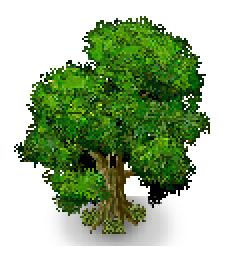
#> input picture experiments/route_b_25d_20261031_stage16/A36G_R4_R3_6REGIONS_20261104/SOURCE_INDEPENDENT_RGBA/A36F_DENSE_TREE_007_RGBA.png, 117 x 129 px (shown 2 times larger)
$ python -i build_tb_monster.py   (imports and definitions only)
#> lines starting #> are read from the running program, lines starting #| are printed output that depends on the picture
#> further down, picture is the input picture: PIL image 117x129 RGBA; mean R, G, B, A 21.1, 42.3, 6.5, 116.2
#!/usr/bin/env python3
"""T-B source-locked candidate builder. Private image inputs; outputs remain private.

Important: This is a deterministic, procedural fallback, NOT a PixelLab API generation.
It uses existing PMD0001/0002/0003 user-sourced art and historical PMD0001
PixelLab 3-frame Waiting sheet. Does NOT rewrite PMD's native XML or atlases.
"""
from __future__ import annotations
import argparse, hashlib, json, math
from pathlib import Path
from PIL import Image, ImageDraw, ImageOps

SOURCE_NAMES = {
    "PMD0001": "PMD0001_SOURCE_CONCEPT128.png",
    "PMD0002": "PMD0002_SOURCE_CONCEPT128.png",
    "PMD0003": "CONCEPT_REFERENCE_PMD0003_128.png",
}
SRC_DRIVE = {
    "PMD0001": "1uW0MbruUOHjKu7f_coEr1ebuUQFnucdh",
    "PMD0002": "1xw11JS2wR1tjxi-q2tb1DZeU1bQNUdb7",
    "PMD0003": "1p3CFtpD2lpLNQmweFL1goZwV4xF0lgYO",
    "PMD0001_HISTORICAL_IDLE": "1An7EAOsy32v8bPuWr6YbOZSjEIvPV7EE",
}
FRAME = 64
SOURCE_SCALE = .48   # same world scale throughout the family
FOOT = 59


def sha(path): return hashlib.sha256(Path(path).read_bytes()).hexdigest()


def fit_existing(source: Image.Image, *, source_scale=SOURCE_SCALE, foot=FOOT, dx=0, dy=0):
#> called with source_scale = 0.48, foot = 59, dx = 0, dy = 0
    source = source.convert('RGBA')
    cropbox = source.getbbox()
#> cropbox = (7, 8, 105, 123)
    if not cropbox: raise ValueError('Empty source alpha')
    crop = source.crop(cropbox)
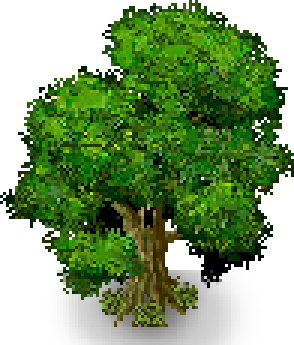
#> crop: PIL image 98x115 RGBA (shown 3 times larger); mean R, G, B, A 28.3, 56.7, 8.8, 155.6; transparent parts drawn white
    w, h = round(crop.width*source_scale), round(crop.height*source_scale)
#> w = 47; h = 55
    if max(w, h)>FRAME-4: raise ValueError('Source will not fit; never silently crop: '+str((w,h)))
    crop = crop.resize((w,h), Image.Resampling.NEAREST)
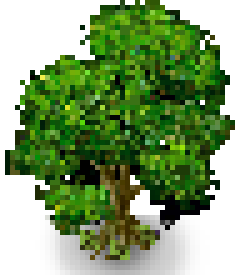
#> crop: PIL image 47x55 RGBA (shown 5 times larger); mean R, G, B, A 29.2, 57.9, 9.1, 156.9; transparent parts drawn white
    out = Image.new('RGBA', (FRAME,FRAME))
#> out: PIL image 64x64 RGBA; every value is 0
    x = (FRAME-w)//2+dx
#> x = 8
    y = foot-h+dy
#> y = 4
    if x<2 or y<2 or x+w>FRAME-2 or y+h>FRAME-2:
        raise ValueError(f'CROP_BLOCKER bbox={(x,y,x+w,y+h)}')
    out.alpha_composite(crop,(x,y))
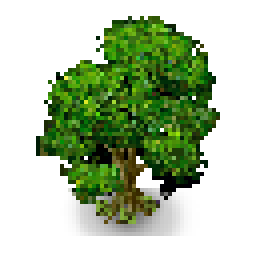
#> out: PIL image 64x64 RGBA (shown 4 times larger); mean R, G, B, A 18.5, 36.5, 5.7, 99; transparent parts drawn white
    return out


def anchor_bbox(im):
    a=im.getchannel('A')
    return a.getbbox()


# [136 lines left out: functions atlas, body_pose, add_lava_bolt, attack_frames, idle_frames, make_preview and 1 more, not called in this run]


# [7 lines not run here, left out]

>>> from PIL import Image
>>> picture = Image.open('../../../experiments/route_b_25d_20261031_stage16/A36G_R4_R3_6REGIONS_20261104/SOURCE_INDEPENDENT_RGBA/A36F_DENSE_TREE_007_RGBA.png')
>>> result = fit_existing(picture)

$ run again, on experiments/route_b_25d_20261031_stage16/A36G_R4_R3_6REGIONS_20261104/SOURCE_INDEPENDENT_RGBA/A36F_DENSE_TREE_022_RGBA.png
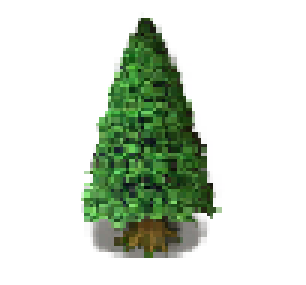
#> input picture experiments/route_b_25d_20261031_stage16/A36G_R4_R3_6REGIONS_20261104/SOURCE_INDEPENDENT_RGBA/A36F_DENSE_TREE_022_RGBA.png, 102 x 95 px (shown 3 times larger)
#> picture is the input picture: PIL image 102x95 RGBA; mean R, G, B, A 17, 26.7, 13.7, 58.8
#> cropbox = (27, 4, 75, 86)
#> in fit_existing, `crop = crop.resize((w,h), Image.Resampling.NEAREST)`:
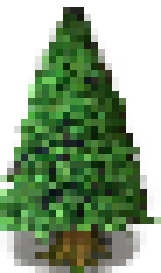
#> crop: PIL image 23x39 RGBA (shown 7 times larger); mean R, G, B, A 42.9, 66.4, 35, 145.6; transparent parts drawn white
#> in fit_existing, `out.alpha_composite(crop,(x,y))`:
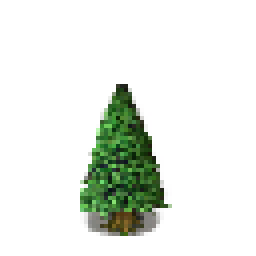
#> out: PIL image 64x64 RGBA (shown 4 times larger); mean R, G, B, A 9.4, 14.5, 7.7, 31.9; transparent parts drawn white

$ run again, on experiments/route_b_25d_20261031_stage16/A36G_R4_R3_6REGIONS_20261104/SOURCE_INDEPENDENT_RGBA/A36F_DENSE_TREE_028_RGBA.png
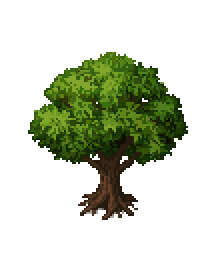
#> input picture experiments/route_b_25d_20261031_stage16/A36G_R4_R3_6REGIONS_20261104/SOURCE_INDEPENDENT_RGBA/A36F_DENSE_TREE_028_RGBA.png, 109 x 135 px (shown 2 times larger)
#> picture is the input picture: PIL image 109x135 RGBA; mean R, G, B, A 14.9, 21, 4.4, 63.6
#> cropbox = (14, 26, 94, 110)
#> in fit_existing, `crop = source.crop(cropbox)`:
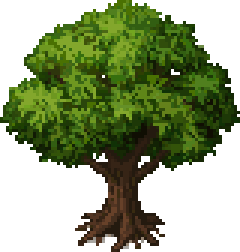
#> crop: PIL image 80x84 RGBA (shown 3 times larger); mean R, G, B, A 32.6, 46, 9.7, 139.2; transparent parts drawn white
#> in fit_existing, `out.alpha_composite(crop,(x,y))`:
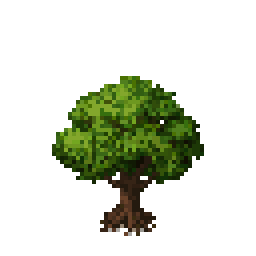
#> out: PIL image 64x64 RGBA (shown 4 times larger); mean R, G, B, A 12.3, 17.4, 3.8, 52.4; transparent parts drawn white
